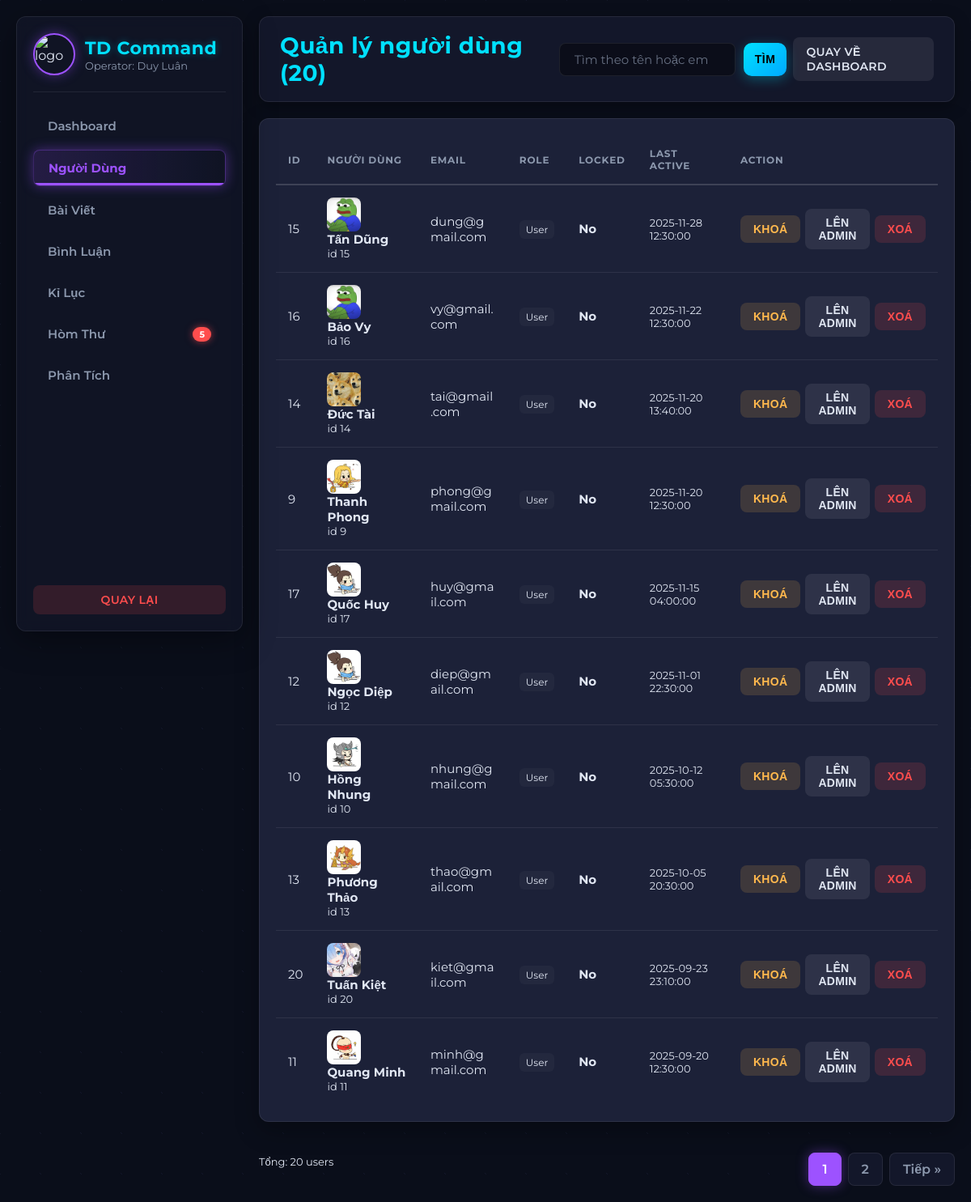
Screenshot of /admin/admin_users.php (signed in) with the database file from the repository.
### tables this page shows
CREATE TABLE IF NOT EXISTS users (
  id INT AUTO_INCREMENT PRIMARY KEY,
  name VARCHAR(100),
  email VARCHAR(100) UNIQUE,
  password VARCHAR(255),
  avatar VARCHAR(255) DEFAULT 'uploads/avatar/default.png',
  secret_code VARCHAR(255) NOT NULL,
  bio VARCHAR(255) NULL DEFAULT NULL,
  created_at DATETIME DEFAULT CURRENT_TIMESTAMP,
  last_activity DATETIME NULL,
  role VARCHAR(20) NOT NULL DEFAULT 'user',
  last_login DATETIME NULL,
  is_locked TINYINT(1) NOT NULL DEFAULT 0
);

### admin/admin_users.php (the view, shortened to what this page needs)
<?php
require_once __DIR__ . '/admin_header.php';
$search = trim($_GET['q'] ?? '');
$page = max(1, intval($_GET['p'] ?? 1));
$limit = 10;
$offset = ($page - 1) * $limit;
$params = [];
$sql_where = "";
$count_sql = "SELECT COUNT(*) FROM users " . ($sql_where ? $sql_where : "");
$count_stmt = $conn->prepare($count_sql);
$count_stmt->execute();
$count_stmt->bind_result($total_users);
$total_pages = max(1, ceil($total_users / $limit));
$select_sql = "
  SELECT id, name, email, role, is_locked, COALESCE(last_login, last_activity) AS created_at, avatar
  FROM users
  " . ($sql_where ? $sql_where : "") . "
  ORDER BY created_at DESC
  LIMIT ? OFFSET ?
";
$select_stmt = $conn->prepare($select_sql);
if ($sql_where) {
    $types = str_repeat('s', count($params)) . "ii";
    $bind_values = array_merge($params, [$limit, $offset]);
    $select_stmt->bind_param($types, ...$bind_values);
} else {
    $select_stmt->bind_param("ii", $limit, $offset);
}
$select_stmt->execute();
$result = $select_stmt->get_result();
?>
<div class="header">
  <h1 style="margin:0">Quản lý người dùng (<?= $total_users ?>)</h1>
  <div style="display:flex; gap:8px; align-items:center;">
    <form class="searchbar" method="get" action="admin_users.php" style="margin:0;">
        <input type="search" name="q" value="<?=htmlspecialchars($search)?>" placeholder="Tìm theo tên hoặc email...">
        <button type="submit" class="btn-neutral" style="border-radius:10px; padding: 10px 14px; border:0; cursor:pointer;">Tìm</button>
    </form>
    <a href="admin_panel.php" class="btn-neutral">Quay về Dashboard</a>
  </div>
</div>
<section class="table-wrap">
    <table class="table" role="table" aria-label="Danh sách người dùng">
      <thead>
        <tr>
          <th>ID</th>
          <th>Người dùng</th>
          <th>Email</th>
          <th>Role</th>
          <th>Locked</th>
          <th>Last Active</th> <th style="width:250px">Action</th>
        </tr>
      </thead>
      <tbody>
      <?php while ($r = $result->fetch_assoc()): ?>
        <tr>
          <td><?=htmlspecialchars($r['id'])?></td>
          <td>
            <?php
                $avatarPath = (!empty($r['avatar']) && file_exists("../" . $r['avatar']))
                    ? "../" . $r['avatar']
                    : "../uploads/default.png";
            ?>
            <img style="width:42px; height:42px; border-radius:8px; object-fit:cover; margin-right:10px; vertical-align:middle;"
                 src="<?= htmlspecialchars($avatarPath) ?>" alt="avatar">
            <div style="display:inline-block; vertical-align:middle;">
              <strong><?=htmlspecialchars($r['name'])?></strong>
              <div style="color:var(--muted); font-size:13px;">id <?=htmlspecialchars($r['id'])?></div>
            </div>
          </td>
          <td><div style="max-width:240px;word-break:break-word;"><?=htmlspecialchars($r['email'])?></div></td>
          <td>
            <?php if ($r['role'] === 'admin'): ?>
              <span style="background:var(--accent-2); color:white; padding: 4px 8px; border-radius: 6px; font-weight: 700; font-size: 12px;">ADMIN</span>
            <?php else: ?>
              <span style="background:rgba(255,255,255,0.03); color:var(--muted); padding: 4px 8px; border-radius: 6px; font-size: 12px;">User</span>
            <?php endif; ?>
          </td>
          <td><?= $r['is_locked'] ? '<span style="color:var(--danger);font-weight:700">Yes</span>' : '<span style="color:var(--accent);font-weight:700">No</span>' ?></td>
          <td style="color:var(--muted); font-size: 13px;"><?=htmlspecialchars($r['created_at'])?></td>
          <td>
            <form method="post" class="form-inline" style="display:flex; gap:6px; align-items:center;">
              <?php if ($r['id'] != $_SESSION['user']['id']): ?>
                <?php if (!$r['is_locked']): ?>
                  <button class="btn-warning" name="action" value="lock" onclick="return confirm('Khoá tài khoản này?')">Khoá</button>
                <?php else: ?>
                  <button class="btn-neutral" name="action" value="unlock">Mở khoá</button>
                <?php endif; ?>
                <?php if ($r['role'] !== 'admin'): ?>
                  <button class="btn-neutral" name="action" value="make_admin">Lên Admin</button>
                <?php else: ?>
                  <button class="btn-neutral" name="action" value="revoke_admin">Hạ Admin</button>
                <?php endif; ?>
                <button class="btn-danger" name="action" value="delete" onclick="return confirm('Xác nhận XOÁ VĨNH VIỄN người dùng này?')">Xoá</T>
              <?php else: ?>
                <span style="color:var(--muted); font-size: 12px;">(Đây là bạn)</span>
              <?php endif; ?>
            </form>
          </td>
        </tr>
      <?php endwhile; ?>
      </tbody>
    </table>
</section>
<div style="display:flex; justify-content:space-between; align-items:center; margin-top:18px;">
  <div style="color:var(--muted); font-size:13px;">Tổng: <?=htmlspecialchars($total_users)?> users</div>
  <div class="pagination" role="navigation" aria-label="Pagination">
      <?php
      $q = $search ? '&q='.urlencode($search) : '';
      $start = max(1, $page - 2);
      $end = min($total_pages, $page + 2);
      for ($i = $start; $i <= $end; $i++){
          if ($i === $page) {
              echo '<span class="current">'.$i.'</span>';
          } else {
              echo '<a href="admin_users.php?p='.$i.$q.'">'.$i.'</a>';
          }
      }
      if ($page < $total_pages){
          $next = $page + 1;
          echo '<a href="admin_users.php?p='.$next.$q.'">Tiếp »</a>';
      }
      ?>
  </div>
</div>
<?php
require_once __DIR__ . '/admin_footer.php';
?>

### admin/admin_header.php (style rules this page uses)
:root { --bg-body: #0a0e1a; --bg-panel: #13172a; --bg-card: #1c2138; --primary: #9d52ff; --primary-glow: rgba(157, 82, 255, 0.4); --secondary: #00e0ff; --secondary-glow: rgba(0, 224, 255, 0.3); --text-main: #e0e6f2; --text-muted: #8c98ad; --border-subtle: rgba(255, 255, 255, 0.08); --border-strong: rgba(255, 255, 255, 0.15); --danger: #ff4d4d; --warning: #ffb84d; --success: #4dff9c; --gap: 20px; --radius-soft: 8px; --radius-medium: 12px; }
* { box-sizing:border-box; }
body { margin:0; font-family: 'Montserrat', sans-serif; background-color: var(--bg-body); background-image: radial-gradient(circle at top left, var(--bg-panel) 1px, transparent 1px), radial-gradient(circle at bottom right, var(--bg-panel) 1px, transparent 1px), linear-gradient(rgba(10, 14, 26, 0.8), rgba(10, 14, 26, 0.8)); background-size: 50px 50px, 50px 50px, 100% 100%; color: var(--text-main); min-height: 100vh; }
h1, h2, h3 { font-weight: 700; letter-spacing: 0.5px; color: var(--text-main); }
.header { display:flex; justify-content:space-between; align-items:center; margin-bottom: var(--gap); background: var(--bg-panel); padding: 18px 25px; border-radius: var(--radius-medium); border: 1px solid var(--border-subtle); box-shadow: 0 5px 20px rgba(0,0,0,0.3); }
.header h1 { font-size: 28px; margin: 0; color: var(--secondary); }
.header form { display: flex; gap: 10px; }
.header input, .searchbar input, .search input { padding:10px 18px; border-radius: var(--radius-soft); border:1px solid var(--border-subtle); background: rgba(0,0,0,0.4); color: var(--text-main); outline: none; transition: border-color 0.3s, box-shadow 0.3s; font-family: 'Montserrat', sans-serif; font-size: 15px; }
.header input::placeholder { color: var(--text-muted); opacity: 0.7; }
.header button { background: linear-gradient(135deg, var(--secondary) 0%, #00aaff 100%); color: #000; border: none; padding: 10px 22px; border-radius: var(--radius-soft); cursor: pointer; font-weight: 700; text-transform: uppercase; letter-spacing: 0.5px; box-shadow: 0 4px 15px rgba(0, 224, 255, 0.3); transition: all 0.3s ease; }
.table-wrap { background: var(--bg-card); padding: var(--gap); border-radius: var(--radius-medium); border: 1px solid var(--border-subtle); box-shadow: 0 10px 30px rgba(0,0,0,0.3); }
.table { width:100%; border-collapse:collapse; color: var(--text-main); font-size:15px; }
.table th { text-align:left; padding:15px; color: var(--text-muted); text-transform: uppercase; font-size: 12px; letter-spacing: 0.8px; border-bottom: 2px solid var(--border-strong); }
.table td { padding:15px; border-bottom: 1px solid var(--border-subtle); vertical-align:middle; }
.table tr:last-child td { border-bottom: none; }
.actions button, .btn-danger, .btn-warning, .btn-neutral { border: 1px solid transparent; padding: 8px 15px; border-radius: var(--radius-soft); cursor:pointer; font-weight: 600; transition: all 0.2s ease-in-out; text-decoration: none; display: inline-block; font-size: 14px; text-transform: uppercase; letter-spacing: 0.3px; }
.btn-danger { background: rgba(255, 77, 77, 0.15); color: var(--danger); }
.btn-warning { background: rgba(255, 184, 77, 0.15); color: var(--warning); }
.btn-neutral { background: rgba(255,255,255,0.08); color: var(--text-main); }
.pagination { text-align: center; margin-top: var(--gap); display: flex; justify-content: center; gap: 8px; }
.pagination a, .pagination span { display: inline-block; padding: 10px 16px; border: 1px solid var(--border-subtle); color: var(--text-muted); text-decoration: none; background: var(--bg-panel); border-radius: var(--radius-soft); font-weight: 600; transition: all 0.2s; }
.pagination span.current { background: var(--primary); color: white; border-color: var(--primary); box-shadow: 0 0 15px var(--primary-glow); }

### rows the page displays
users: id "15", avatar (picture), name "Tấn Dũng", email "dung@gmail.com", role "User", is_locked "No", created_at "2025-11-28 12:30:00", shows "XOÁ"
users: id "16", avatar (picture), name "Bảo Vy", email "vy@gmail.com", role "User", is_locked "No", created_at "2025-11-22 12:30:00", shows "XOÁ"
users: id "14", avatar (picture), name "Đức Tài", email "tai@gmail.com", role "User", is_locked "No", created_at "2025-11-20 13:40:00", shows "XOÁ"
users: id "9", avatar (picture), name "Thanh Phong", email "phong@gmail.com", role "User", is_locked "No", created_at "2025-11-20 12:30:00", shows "XOÁ"
users: id "17", avatar (picture), name "Quốc Huy", email "huy@gmail.com", role "User", is_locked "No", created_at "2025-11-15 04:00:00", shows "XOÁ"
users: id "12", avatar (picture), name "Ngọc Diệp", email "diep@gmail.com", role "User", is_locked "No", created_at "2025-11-01 22:30:00", shows "XOÁ"
users: id "10", avatar (picture), name "Hồng Nhung", email "nhung@gmail.com", role "User", is_locked "No", created_at "2025-10-12 05:30:00", shows "XOÁ"
users: id "13", avatar (picture), name "Phương Thảo", email "thao@gmail.com", role "User", is_locked "No", created_at "2025-10-05 20:30:00", shows "XOÁ"
users: id "20", avatar (picture), name "Tuấn Kiệt", email "kiet@gmail.com", role "User", is_locked "No", created_at "2025-09-23 23:10:00", shows "XOÁ"
users: id "11", avatar (picture), name "Quang Minh", email "minh@gmail.com", role "User", is_locked "No", created_at "2025-09-20 12:30:00", shows "XOÁ"

### other values shown
$_SESSION['user']['name'] "Duy Luân"
$unreadCount "5"
$total_users "20"
